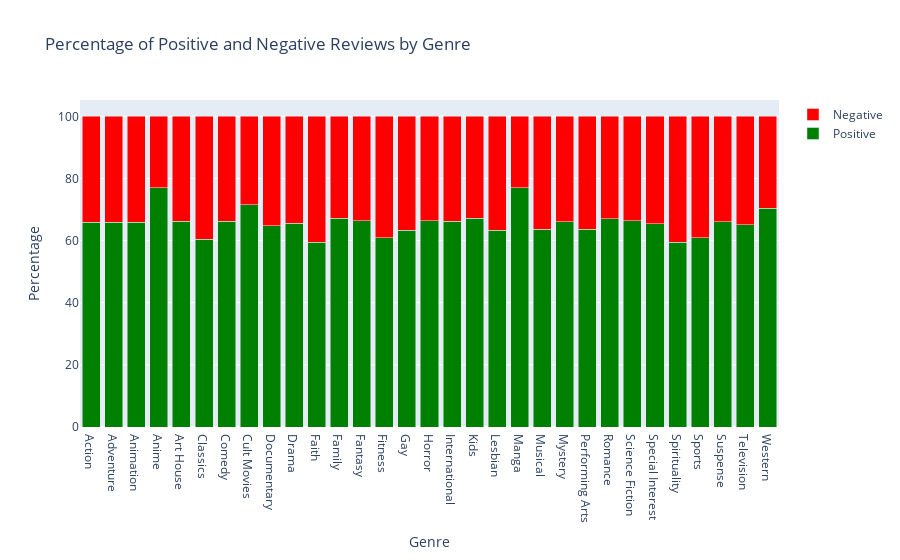

Notebook code for this chart:
### Code cell
# Flatten the 'genres' column
flat_genre_df = rotten_tomatoes_critic_reviews_df.explode('genres')

# Calculate total number of positive and negative reviews for each genre
genre_reviews_counts = flat_genre_df.groupby(['genres', 'critic_sentiment'])['movie_title'].count().reset_index(name='num_reviews')

# Pivot the table to have positive and negative reviews as columns
genre_reviews_pivot = genre_reviews_counts.pivot(index='genres', columns='critic_sentiment', values='num_reviews').fillna(0)

# Calculate percentage of positive and negative reviews for each genre
genre_reviews_pivot['total_reviews'] = genre_reviews_pivot.sum(axis=1)
genre_reviews_pivot['positive_percentage'] = (genre_reviews_pivot[1] / genre_reviews_pivot['total_reviews']) * 100
genre_reviews_pivot['negative_percentage'] = (genre_reviews_pivot[0] / genre_reviews_pivot['total_reviews']) * 100

# Create stacked bar chart
fig = go.Figure()
fig.add_trace(go.Bar(x=genre_reviews_pivot.index, y=genre_reviews_pivot['positive_percentage'], name='Positive', marker_color='green'))
fig.add_trace(go.Bar(x=genre_reviews_pivot.index, y=genre_reviews_pivot['negative_percentage'], name='Negative', marker_color='red'))

# Update layout
fig.update_layout(barmode='stack', title='Percentage of Positive and Negative Reviews by Genre', xaxis_title='Genre', yaxis_title='Percentage')

# Show plot
fig.show()

### Figure 1 — Plotly figure (JSON) as saved in the notebook; plotly's stock layout.template omitted (floating-point values rounded to 4 significant figures)
{"data": [{"marker": {"color": "green"}, "name": "Positive", "type": "bar", "x": ["Action", "Adventure", "Animation", "Anime", "Art House", "Classics", "Comedy", "Cult Movies", "Documentary", "Drama", "Faith", "Family", "Fantasy", "Fitness", "Gay", "Horror", "International", "Kids", "Lesbian", "Manga", "Musical", "Mystery", "Performing Arts", "Romance", "Science Fiction", "Special Interest", "Spirituality", "Sports", "Suspense", "Television", "Western"], "y": [65.85, 65.85, 65.98, 76.95, 66.24, 60.44, 66.28, 71.56, 64.83, 65.52, 59.52, 67.2, 66.41, 60.87, 63.29, 66.42, 66.24, 67.2, 63.29, 76.95, 63.61, 66.01, 63.61, 67.04, 66.41, 65.46, 59.52, 60.87, 66.01, 65.06, 70.35]}, {"marker": {"color": "red"}, "name": "Negative", "type": "bar", "x": ["Action", "Adventure", "Animation", "Anime", "Art House", "Classics", "Comedy", "Cult Movies", "Documentary", "Drama", "Faith", "Family", "Fantasy", "Fitness", "Gay", "Horror", "International", "Kids", "Lesbian", "Manga", "Musical", "Mystery", "Performing Arts", "Romance", "Science Fiction", "Special Interest", "Spirituality", "Sports", "Suspense", "Television", "Western"], "y": [34.15, 34.15, 34.02, 23.05, 33.76, 39.56, 33.72, 28.44, 35.17, 34.48, 40.48, 32.8, 33.59, 39.13, 36.71, 33.58, 33.76, 32.8, 36.71, 23.05, 36.39, 33.99, 36.39, 32.96, 33.59, 34.54, 40.48, 39.13, 33.99, 34.94, 29.65]}], "layout": {"barmode": "stack", "title": {"text": "Percentage of Positive and Negative Reviews by Genre"}, "xaxis": {"title": {"text": "Genre"}}, "yaxis": {"title": {"text": "Percentage"}}}}
